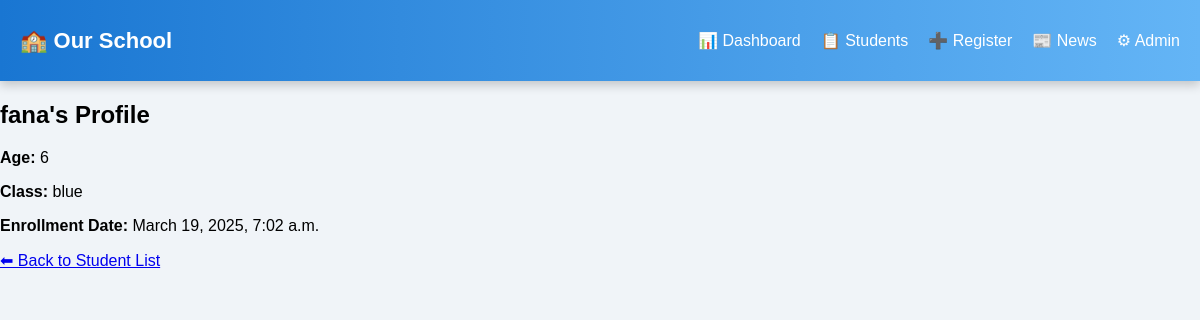
The page /student/2/ on the database its author committed.
### school/models.py (models this page shows, shortened)
class Student(models.Model):
    name = models.CharField(max_length=100)
    email = models.EmailField(unique=True)
    age = models.IntegerField()
    course = models.CharField(max_length=100)
    class_name = models.CharField(max_length=50,null=True)
    gender = models.CharField(max_length=10, choices=[('Male', 'Male'), ('Female', 'Female')],null=True)
    image = models.ImageField(upload_to='student_images/', blank=True, null=True)
    enrollment_date = models.DateTimeField(auto_now_add=True,null=True)

### school/views.py (the view)
# urls.py: path('student/<int:student_id>/', views.student_detail, name='student_detail'),
def student_detail(request, student_id):
    student = Student.objects.get(id=student_id)
    return render(request, 'student_detail.html', {'student': student})

### school/templates/student_detail.html
{% extends 'base.html' %}
{% block content %}
<h2>{{ student.name }}'s Profile</h2>
<p><strong>Age:</strong> {{ student.age }}</p>
<p><strong>Class:</strong> {{ student.class_name }}</p>
<p><strong>Enrollment Date:</strong> {{ student.enrollment_date }}</p>
<a href="{% url 'student_list' %}">⬅ Back to Student List</a>
{% endblock %}

### school/static/css/style.css (style rules this page uses)
body { font-family: 'Poppins', sans-serif; background-color: #f0f4f8; margin: 0; padding: 0; }

### rows shown on the page
Student: name "fana", age "6", class_name "blue", enrollment_date "March 19, 2025, 7:02 a.m."
